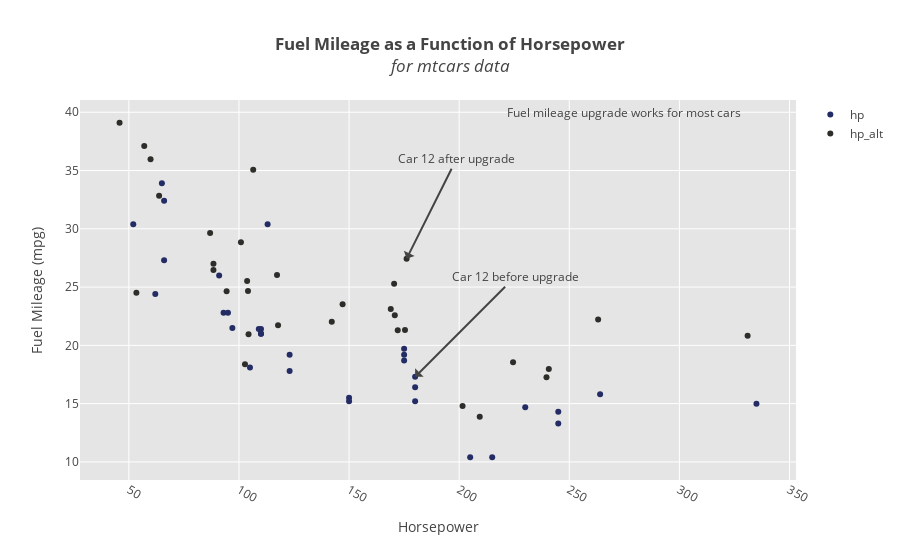

Source (notebook cell):
### Markdown cell above
Now a list of x data and a list of y data can be used to plot both cases on the same graph:

### Code cell
# build graph args 
args['x_data'] = [x_data, x_data_treat]
args['y_data'] = [y_data, y_data_treat]
args['names'] = names
args['colors'] = colors
args['title'] = '<b>Fuel Mileage as a Function of Horsepower</b><br><i>for mtcars data</i>'
args['xlab'] = 'Horsepower'
args['ylab'] = 'Fuel Mileage (mpg)'

# set up callout text 
sl = y_data.join(y_data_treat)
sl['diff'] = sl.mpg_alt - sl.mpg
cid = (sl[(sl.mpg < sl.mpg_alt)]
         .sort_values(by=['diff'], ascending=False).index[0])

x1_loc = x_data.iloc[cid].values[0]
x2_loc = x_data_treat.iloc[cid].values[0]

y1_loc = y_data.iloc[cid].values[0]
y2_loc = y_data_treat.iloc[cid].values[0]

c1 = {'text':'Car %s before upgrade' % cid, 'x':x1_loc, 'y':y1_loc, 
      'showarrow':True, 'ax':100, 'ay':-100}

c2 = {'text':'Car %s after upgrade' % cid, 'x':x2_loc, 'y':y2_loc, 
      'showarrow':True, 'ax':50, 'ay':-100}

text = 'Fuel mileage upgrade works for most cars'
args['annotations'] = [{'text':text, 'x':275, 'y':40, 'showarrow':False}, 
                       c1, c2]

# display plot
fig = scatterplot.create_graph(**args)

### Figure 1 — Plotly figure (JSON) as saved in the notebook; plotly's stock layout.template omitted (floating-point values rounded to 4 significant figures)
{"data": [{"marker": {"color": ["#232C65", "#232C65", "#232C65", "#232C65", "#232C65", "#232C65", "#232C65", "#232C65", "#232C65", "#232C65", "#232C65", "#232C65", "#232C65", "#232C65", "#232C65", "#232C65", "#232C65", "#232C65", "#232C65", "#232C65", "#232C65", "#232C65", "#232C65", "#232C65", "#232C65", "#232C65", "#232C65", "#232C65", "#232C65", "#232C65", "#232C65", "#232C65"]}, "mode": "markers", "name": "hp", "text": ["Before Treatment<br>Car ID 0.0<br># Cylinders: 6.0<br># Carbs: 4.0<br># Gears: 4.0<br>Weight: 2.62", "Before Treatment<br>Car ID 1.0<br># Cylinders: 6.0<br># Carbs: 4.0<br># Gears: 4.0<br>Weight: 2.875", "Before Treatment<br>Car ID 2.0<br># Cylinders: 4.0<br># Carbs: 1.0<br># Gears: 4.0<br>Weight: 2.32", "Before Treatment<br>Car ID 3.0<br># Cylinders: 6.0<br># Carbs: 1.0<br># Gears: 3.0<br>Weight: 3.215", "Before Treatment<br>Car ID 4.0<br># Cylinders: 8.0<br># Carbs: 2.0<br># Gears: 3.0<br>Weight: 3.44", "Before Treatment<br>Car ID 5.0<br># Cylinders: 6.0<br># Carbs: 1.0<br># Gears: 3.0<br>Weight: 3.46", "Before Treatment<br>Car ID 6.0<br># Cylinders: 8.0<br># Carbs: 4.0<br># Gears: 3.0<br>Weight: 3.57", "Before Treatment<br>Car ID 7.0<br># Cylinders: 4.0<br># Carbs: 2.0<br># Gears: 4.0<br>Weight: 3.19", "Before Treatment<br>Car ID 8.0<br># Cylinders: 4.0<br># Carbs: 2.0<br># Gears: 4.0<br>Weight: 3.15", "Before Treatment<br>Car ID 9.0<br># Cylinders: 6.0<br># Carbs: 4.0<br># Gears: 4.0<br>Weight: 3.44", "Before Treatment<br>Car ID 10.0<br># Cylinders: 6.0<br># Carbs: 4.0<br># Gears: 4.0<br>Weight: 3.44", "Before Treatment<br>Car ID 11.0<br># Cylinders: 8.0<br># Carbs: 3.0<br># Gears: 3.0<br>Weight: 4.07", "Before Treatment<br>Car ID 12.0<br># Cylinders: 8.0<br># Carbs: 3.0<br># Gears: 3.0<br>Weight: 3.73", "Before Treatment<br>Car ID 13.0<br># Cylinders: 8.0<br># Carbs: 3.0<br># Gears: 3.0<br>Weight: 3.78", "Before Treatment<br>Car ID 14.0<br># Cylinders: 8.0<br># Carbs: 4.0<br># Gears: 3.0<br>Weight: 5.25", "Before Treatment<br>Car ID 15.0<br># Cylinders: 8.0<br># Carbs: 4.0<br># Gears: 3.0<br>Weight: 5.4239999999999995", "Before Treatment<br>Car ID 16.0<br># Cylinders: 8.0<br># Carbs: 4.0<br># Gears: 3.0<br>Weight: 5.345", "Before Treatment<br>Car ID 17.0<br># Cylinders: 4.0<br># Carbs: 1.0<br># Gears: 4.0<br>Weight: 2.2", "Before Treatment<br>Car ID 18.0<br># Cylinders: 4.0<br># Carbs: 2.0<br># Gears: 4.0<br>Weight: 1.615", "Before Treatment<br>Car ID 19.0<br># Cylinders: 4.0<br># Carbs: 1.0<br># Gears: 4.0<br>Weight: 1.835", "Before Treatment<br>Car ID 20.0<br># Cylinders: 4.0<br># Carbs: 1.0<br># Gears: 3.0<br>Weight: 2.465", "Before Treatment<br>Car ID 21.0<br># Cylinders: 8.0<br># Carbs: 2.0<br># Gears: 3.0<br>Weight: 3.52", "Before Treatment<br>Car ID 22.0<br># Cylinders: 8.0<br># Carbs: 2.0<br># Gears: 3.0<br>Weight: 3.435", "Before Treatment<br>Car ID 23.0<br># Cylinders: 8.0<br># Carbs: 4.0<br># Gears: 3.0<br>Weight: 3.84", "Before Treatment<br>Car ID 24.0<br># Cylinders: 8.0<br># Carbs: 2.0<br># Gears: 3.0<br>Weight: 3.845", "Before Treatment<br>Car ID 25.0<br># Cylinders: 4.0<br># Carbs: 1.0<br># Gears: 4.0<br>Weight: 1.935", "Before Treatment<br>Car ID 26.0<br># Cylinders: 4.0<br># Carbs: 2.0<br># Gears: 5.0<br>Weight: 2.14", "Before Treatment<br>Car ID 27.0<br># Cylinders: 4.0<br># Carbs: 2.0<br># Gears: 5.0<br>Weight: 1.5130000000000001", "Before Treatment<br>Car ID 28.0<br># Cylinders: 8.0<br># Carbs: 4.0<br># Gears: 5.0<br>Weight: 3.17", "Before Treatment<br>Car ID 29.0<br># Cylinders: 6.0<br># Carbs: 6.0<br># Gears: 5.0<br>Weight: 2.77", "Before Treatment<br>Car ID 30.0<br># Cylinders: 8.0<br># Carbs: 8.0<br># Gears: 5.0<br>Weight: 3.57", "Before Treatment<br>Car ID 31.0<br># Cylinders: 4.0<br># Carbs: 2.0<br># Gears: 4.0<br>Weight: 2.78"], "type": "scatter", "uid": "a3e02754-ec0f-11e8-bd59-a0481cac4f9d", "x": [110, 110, 93, 110, 175, 105, 245, 62, 95, 123, 123, 180, 180, 180, 205, 215, 230, 66, 52, 65, 97, 150, 150, 245, 175, 66, 91, 113, 264, 175, 335, 109], "y": [21, 21, 22.8, 21.4, 18.7, 18.1, 14.3, 24.4, 22.8, 19.2, 17.8, 16.4, 17.3, 15.2, 10.4, 10.4, 14.7, 32.4, 30.4, 33.9, 21.5, 15.5, 15.2, 13.3, 19.2, 27.3, 26, 30.4, 15.8, 19.7, 15, 21.4]}, {"marker": {"color": ["#2D2D2A", "#2D2D2A", "#2D2D2A", "#2D2D2A", "#2D2D2A", "#2D2D2A", "#2D2D2A", "#2D2D2A", "#2D2D2A", "#2D2D2A", "#2D2D2A", "#2D2D2A", "#2D2D2A", "#2D2D2A", "#2D2D2A", "#2D2D2A", "#2D2D2A", "#2D2D2A", "#2D2D2A", "#2D2D2A", "#2D2D2A", "#2D2D2A", "#2D2D2A", "#2D2D2A", "#2D2D2A", "#2D2D2A", "#2D2D2A", "#2D2D2A", "#2D2D2A", "#2D2D2A", "#2D2D2A", "#2D2D2A"]}, "mode": "markers", "name": "hp_alt", "text": ["After Treatment<br>Car ID 0.0<br># Cylinders: 6.0<br># Carbs: 4.0<br># Gears: 4.0<br>Weight: 2.62", "After Treatment<br>Car ID 1.0<br># Cylinders: 6.0<br># Carbs: 4.0<br># Gears: 4.0<br>Weight: 2.875", "After Treatment<br>Car ID 2.0<br># Cylinders: 4.0<br># Carbs: 1.0<br># Gears: 4.0<br>Weight: 2.32", "After Treatment<br>Car ID 3.0<br># Cylinders: 6.0<br># Carbs: 1.0<br># Gears: 3.0<br>Weight: 3.215", "After Treatment<br>Car ID 4.0<br># Cylinders: 8.0<br># Carbs: 2.0<br># Gears: 3.0<br>Weight: 3.44", "After Treatment<br>Car ID 5.0<br># Cylinders: 6.0<br># Carbs: 1.0<br># Gears: 3.0<br>Weight: 3.46", "After Treatment<br>Car ID 6.0<br># Cylinders: 8.0<br># Carbs: 4.0<br># Gears: 3.0<br>Weight: 3.57", "After Treatment<br>Car ID 7.0<br># Cylinders: 4.0<br># Carbs: 2.0<br># Gears: 4.0<br>Weight: 3.19", "After Treatment<br>Car ID 8.0<br># Cylinders: 4.0<br># Carbs: 2.0<br># Gears: 4.0<br>Weight: 3.15", "After Treatment<br>Car ID 9.0<br># Cylinders: 6.0<br># Carbs: 4.0<br># Gears: 4.0<br>Weight: 3.44", "After Treatment<br>Car ID 10.0<br># Cylinders: 6.0<br># Carbs: 4.0<br># Gears: 4.0<br>Weight: 3.44", "After Treatment<br>Car ID 11.0<br># Cylinders: 8.0<br># Carbs: 3.0<br># Gears: 3.0<br>Weight: 4.07", "After Treatment<br>Car ID 12.0<br># Cylinders: 8.0<br># Carbs: 3.0<br># Gears: 3.0<br>Weight: 3.73", "After Treatment<br>Car ID 13.0<br># Cylinders: 8.0<br># Carbs: 3.0<br># Gears: 3.0<br>Weight: 3.78", "After Treatment<br>Car ID 14.0<br># Cylinders: 8.0<br># Carbs: 4.0<br># Gears: 3.0<br>Weight: 5.25", "After Treatment<br>Car ID 15.0<br># Cylinders: 8.0<br># Carbs: 4.0<br># Gears: 3.0<br>Weight: 5.4239999999999995", "After Treatment<br>Car ID 16.0<br># Cylinders: 8.0<br># Carbs: 4.0<br># Gears: 3.0<br>Weight: 5.345", "After Treatment<br>Car ID 17.0<br># Cylinders: 4.0<br># Carbs: 1.0<br># Gears: 4.0<br>Weight: 2.2", "After Treatment<br>Car ID 18.0<br># Cylinders: 4.0<br># Carbs: 2.0<br># Gears: 4.0<br>Weight: 1.615", "After Treatment<br>Car ID 19.0<br># Cylinders: 4.0<br># Carbs: 1.0<br># Gears: 4.0<br>Weight: 1.835", "After Treatment<br>Car ID 20.0<br># Cylinders: 4.0<br># Carbs: 1.0<br># Gears: 3.0<br>Weight: 2.465", "After Treatment<br>Car ID 21.0<br># Cylinders: 8.0<br># Carbs: 2.0<br># Gears: 3.0<br>Weight: 3.52", "After Treatment<br>Car ID 22.0<br># Cylinders: 8.0<br># Carbs: 2.0<br># Gears: 3.0<br>Weight: 3.435", "After Treatment<br>Car ID 23.0<br># Cylinders: 8.0<br># Carbs: 4.0<br># Gears: 3.0<br>Weight: 3.84", "After Treatment<br>Car ID 24.0<br># Cylinders: 8.0<br># Carbs: 2.0<br># Gears: 3.0<br>Weight: 3.845", "After Treatment<br>Car ID 25.0<br># Cylinders: 4.0<br># Carbs: 1.0<br># Gears: 4.0<br>Weight: 1.935", "After Treatment<br>Car ID 26.0<br># Cylinders: 4.0<br># Carbs: 2.0<br># Gears: 5.0<br>Weight: 2.14", "After Treatment<br>Car ID 27.0<br># Cylinders: 4.0<br># Carbs: 2.0<br># Gears: 5.0<br>Weight: 1.5130000000000001", "After Treatment<br>Car ID 28.0<br># Cylinders: 8.0<br># Carbs: 4.0<br># Gears: 5.0<br>Weight: 3.17", "After Treatment<br>Car ID 29.0<br># Cylinders: 6.0<br># Carbs: 6.0<br># Gears: 5.0<br>Weight: 2.77", "After Treatment<br>Car ID 30.0<br># Cylinders: 8.0<br># Carbs: 8.0<br># Gears: 5.0<br>Weight: 3.57", "After Treatment<br>Car ID 31.0<br># Cylinders: 4.0<br># Carbs: 2.0<br># Gears: 4.0<br>Weight: 2.78"], "type": "scatter", "uid": "a3e02755-ec0f-11e8-a0b0-a0481cac4f9d", "x": [100.9, 103.7, 88.41, 104.3, 168.9, 102.7, 240.7, 53.42, 88.41, 117.7, 117.3, 175.4, 176.1, 172.1, 201.5, 209.3, 224.5, 56.98, 45.77, 59.84, 94.38, 147.1, 142.1, 239.7, 170.5, 63.73, 86.89, 106.5, 263.1, 170.8, 331.0, 104.1], "y": [28.86, 25.52, 26.99, 20.95, 23.11, 18.38, 17.97, 24.51, 26.47, 21.73, 26.03, 21.32, 27.43, 21.3, 14.79, 13.87, 18.56, 37.1, 39.1, 35.96, 24.65, 23.52, 22.02, 17.26, 25.28, 32.83, 29.63, 35.07, 22.22, 22.59, 20.83, 24.67]}], "layout": {"annotations": [{"showarrow": false, "text": "Fuel mileage upgrade works for most cars", "x": 275, "y": 40}, {"ax": 100, "ay": -100, "showarrow": true, "text": "Car 12 before upgrade", "x": 180, "y": 17.3}, {"ax": 50, "ay": -100, "showarrow": true, "text": "Car 12 after upgrade", "x": 176.1, "y": 27.43}], "hovermode": "closest", "plot_bgcolor": "rgb(229, 229, 229)", "title": "<b>Fuel Mileage as a Function of Horsepower</b><br><i>for mtcars data</i>", "xaxis": {"gridcolor": "rgb(255,255,255)", "tickangle": 30, "title": "Horsepower", "zerolinecolor": "rgb(255,255,255)"}, "yaxis": {"gridcolor": "rgb(255,255,255)", "title": "Fuel Mileage (mpg)", "zerolinecolor": "rgb(255,255,255)"}}}
